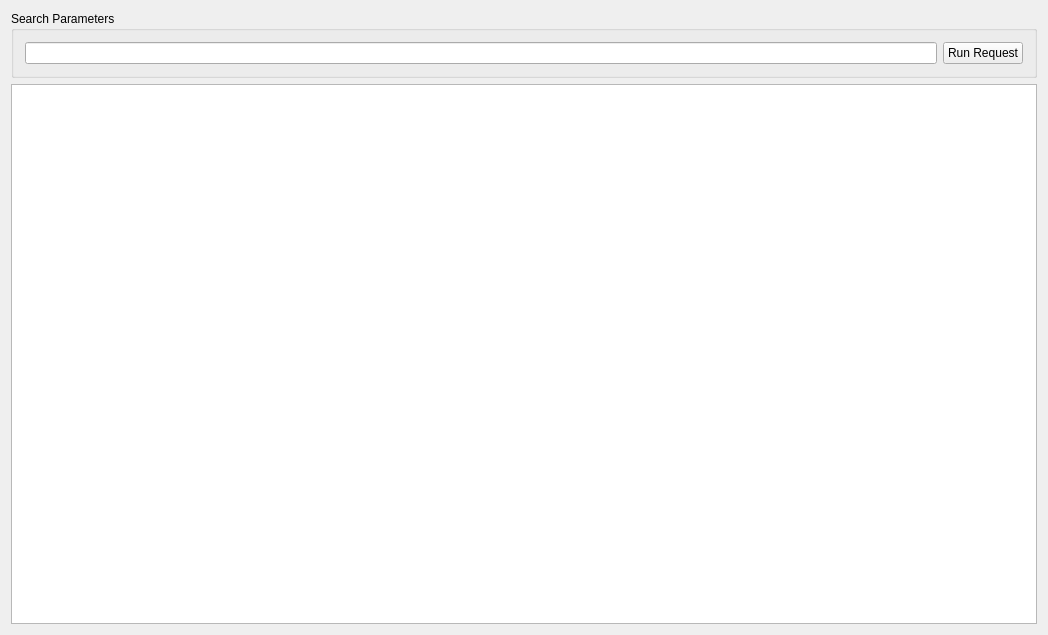
<?xml version="1.0" encoding="UTF-8"?>
<ui version="4.0">
 <class>FetchOctopartClass</class>
 <widget class="QWidget" name="FetchOctopartClass">
  <property name="geometry">
   <rect>
    <x>0</x>
    <y>0</y>
    <width>1048</width>
    <height>635</height>
   </rect>
  </property>
  <property name="windowTitle">
   <string>FetchOctopart</string>
  </property>
  <layout class="QVBoxLayout" name="verticalLayout">
   <item>
    <widget class="QGroupBox" name="groupBox">
     <property name="title">
      <string>Search Parameters</string>
     </property>
     <layout class="QHBoxLayout" name="horizontalLayout">
      <item>
       <widget class="QLineEdit" name="lineEditSearch"/>
      </item>
      <item>
       <widget class="QPushButton" name="pushButtonRunRequest">
        <property name="text">
         <string>Run Request</string>
        </property>
       </widget>
      </item>
     </layout>
    </widget>
   </item>
   <item>
    <widget class="QListWidget" name="listWidgetResults"/>
   </item>
  </layout>
 </widget>
 <layoutdefault spacing="6" margin="11"/>
 <resources/>
 <connections>
  <connection>
   <sender>lineEditSearch</sender>
   <signal>returnPressed()</signal>
   <receiver>pushButtonRunRequest</receiver>
   <slot>click()</slot>
   <hints>
    <hint type="sourcelabel">
     <x>314</x>
     <y>79</y>
    </hint>
    <hint type="destinationlabel">
     <x>989</x>
     <y>79</y>
    </hint>
   </hints>
  </connection>
 </connections>
</ui>
